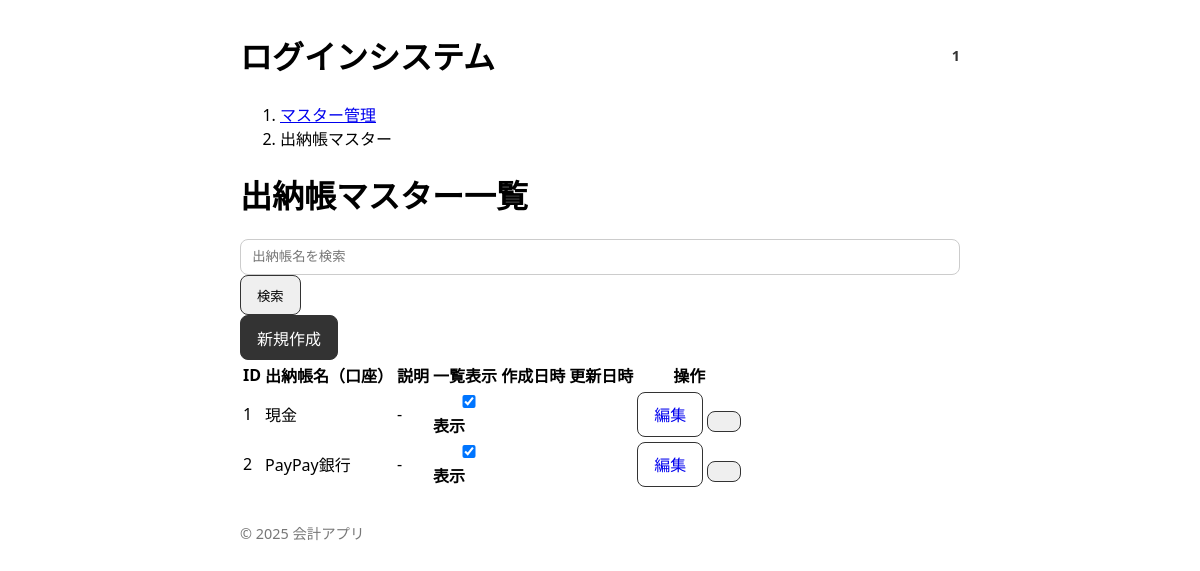
The page /accounting/cash-book-masters (signed in) on the database its author committed.
### models.py (models this page shows, shortened)
class Base(declarative_base()):
    __abstract__ = True
    pass

class Account(Base):
    __tablename__ = 'accounts'
    id = Column(Integer, primary_key=True)
    organization_id = Column(Integer, ForeignKey('organizations.id'), nullable=False)
    account_name = Column(String(255), nullable=False)
    account_type = Column(String(50), nullable=False)
    display_name = Column(String(255))
    bank_name = Column(String(255))
    branch_name = Column(String(255))
    account_number = Column(String(50))
    account_item_id = Column(Integer, ForeignKey('account_items.id'))
    memo = Column(Text)
    is_visible_in_list = Column(Boolean, default=True, nullable=False)

### blueprints/cash_book_masters.py (the view)
@bp.route('/cash-book-masters', methods=['GET'])
def cash_book_masters_list():
    db = SessionLocal()
    try:
        search_query = request.args.get('search', '', type=str)
        query = db.query(Account)
        if search_query:
            query = query.filter(
                Account.account_name.ilike(f'%{search_query}%')
            )
        accounts = query.order_by(Account.id).all()
        return render_template(
            'cash_book_masters/list.html',
            accounts=accounts,
            search_query=search_query
        )
    finally:
        db.close()

### templates/cash_book_masters/list.html (shortened to what this page needs)
{% extends "base.html" %}
{% block content %}
<div class="container mt-4">
    <nav aria-label="breadcrumb">
        <ol class="breadcrumb">
            <li class="breadcrumb-item"><a href="{{ url_for('home.masters_index') }}">マスター管理</a></li>
            <li class="breadcrumb-item active" aria-current="page">出納帳マスター</li>
        </ol>
    </nav>
    <h1 class="mb-4">出納帳マスター一覧</h1>
    <div class="row mb-3">
        <div class="col-md-6">
            <form method="GET" action="{{ url_for('cash_book_masters.cash_book_masters_list') }}" class="d-flex">
                <input type="search" name="search" class="form-control me-2" placeholder="出納帳名を検索" value="{{ search_query }}">
                <button class="btn btn-outline-success" type="submit">検索</button>
            </form>
        </div>
        <div class="col-md-6 text-end">
            <a href="{{ url_for('cash_book_masters.cash_book_master_create') }}" class="btn btn-primary">新規作成</a>
        </div>
    </div>
    {% if accounts %}
        <div class="table-responsive">
            <table class="table table-striped table-hover">
                <thead>
                    <tr>
                        <th>ID</th>
                        <th>出納帳名（口座）</th>
                        <th>説明</th>
                        <th>一覧表示</th>
                        <th>作成日時</th>
                        <th>更新日時</th>
                        <th>操作</th>
                    </tr>
                </thead>
                <tbody>
                    {% for account in accounts %}
                    <tr>
                        <td>{{ account.id }}</td>
                        <td>{{ account.account_name }}</td>
                        <td>{{ account.description or '-' }}</td>
                        <td>
                            <div class="form-check form-switch">
                                <input class="form-check-input" type="checkbox" id="visibility_{{ account.id }}"
                                       {% if account.is_visible_in_list %}checked{% endif %}
                                       onchange="toggleVisibility({{ account.id }}, this.checked)">
                                <label class="form-check-label" for="visibility_{{ account.id }}">
                                    {% if account.is_visible_in_list %}表示{% else %}非表示{% endif %}
                                </label>
                            </div>
                        </td>
                        <td>{{ account.created_at }}</td>
                        <td>{{ account.updated_at }}</td>
                        <td>
                            <a href="{{ url_for('accounts.account_edit', account_id=account.id) }}" class="btn btn-sm btn-outline-secondary me-2">編集</a>
                            <button type="button" class="btn btn-sm btn-outline-danger" onclick="confirmDelete({{ account.id }}, '{{ account.account_name }}')"削除</button>
                        </td>
                    </tr>
                    {% endfor %}
                </tbody>
            </table>
        </div>
    {% else %}
        <div class="alert alert-info" role="alert">
            出納帳マスター（口座）はまだ登録されていません。
        </div>
    {% endif %}
</div>
{% endblock %}

### templates/base.html (style rules this page uses)
body { font-family: system-ui,-apple-system,Segoe UI,Roboto,Helvetica,Arial,sans-serif; margin: 2rem; }
.container { max-width: 720px; margin: 0 auto; }
.btn { display: inline-block; padding: .6rem 1rem; border-radius: 8px; border: 1px solid #333; text-decoration: none; }
.btn-primary { background: #333; color: #fff; border-color: #333; }
label { font-weight: 600; }
input { width: 100%; padding: .6rem .7rem; border: 1px solid #ccc; border-radius: 8px; }

### rows shown on the page
Account: id "1", account_name "現金", description "-", is_visible_in_list "☑", shows "表示"
Account: id "2", account_name "PayPay銀行", description "-", is_visible_in_list "☑", shows "表示"

### other values the page prints
{{ session.get('user_name', '') }} "1"
{{ 2025 }} "2025"
